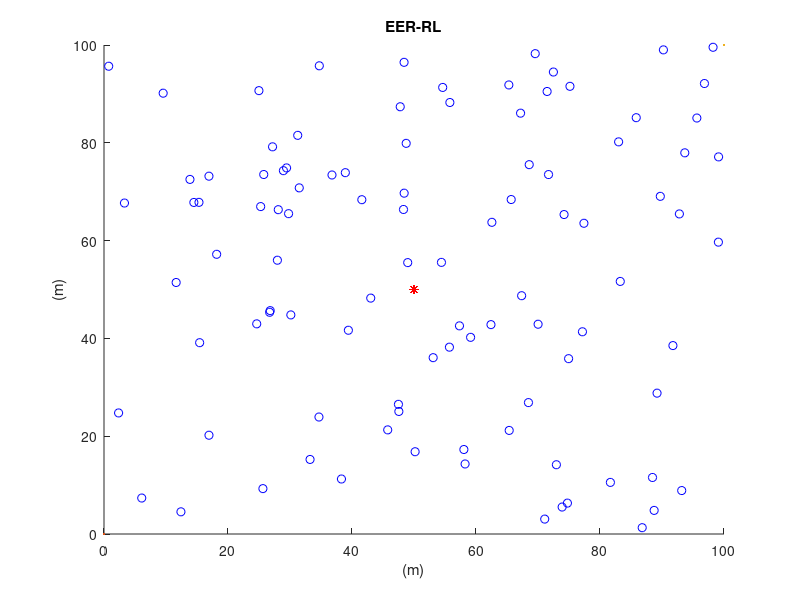

The MATLAB source for this figure: (Note: this script raises an error after producing the figure.)
%%%%%%%%%%%%%%%%%%%%%%%%%%%%%%%%%%%%%%%%%%%%%%%%%%%%%%%%%%%%%%%%%%%%%%%%
%                              EER-RL                                  %
%       Energy-Efficient Routing based on Reinforcement Learning       %        %                      %
%                      Mobile Information Systems                      %
%                           Research Article                           %
%                                                                      %
% (c) Vially KAZADI MUTOMBO, PhD Candidate                             %
% Soongsil University                                                  %
% Department of Computer Science                                       %
% mutombo.kazadi@gmail.com                                             %
% February 2021                                                        %
%%%%%%%%%%%%%%%%%%%%%%%%%%%%%%%%%%%%%%%%%%%%%%%%%%%%%%%%%%%%%%%%%%%%%%%%
close all;
clear;
clc;

%%%%%%%%%%%%%%%%%%%%%% Beginning  %%%%%%%%%%%%%%%%%%%%%%%%%%%%%%%%%%%%%%%%%

%%%%%%%%%%%%%%%%%%%% Network Settings %%%%%%%%%%%%%%%%%%%%%%%%%%%%%%%%%%%%%

% Sensing Field Dimensions in meters %
xm=100;
ym=100;
x=0; % added for better display results of the plot
y=0; % added for better display results of the plot
% Number of Nodes in the field %
n=100;
% Number of Dead Nodes in the beggining %
dead_nodes=0;
% Coordinates of the Sink (location is predetermined in this simulation) %
sinkx=50;
sinky=50;

%%% Energy parameters %%%
% Energy required to run circuity (both for transmitter and receiver) %
Eelec=50*10^(-9); % units in Joules/bit
ETx=50*10^(-9); % units in Joules/bit
ERx=50*10^(-9); % units in Joules/bit
% Transmit Amplifier Types %
Eamp=100*10^(-12); % units in Joules/bit/m^2 (amount of energy spent by the amplifier to transmit the bits)
% Data Aggregation Energy %
EDA=5*10^(-9); % units in Joules/bit
% Size of data package %
k=4000; % units in bits 
% Round of Operation %
rnd=0;
tot_rnd=10000;
% Current Number of operating Nodes %
op_nodes=n; %Operating nodes
transmissions=0;
d(n,n)=0;
source=1;
flag1stdead=0;
range_C = 20; %Transmission range
alpha=1; %Learning Rate
gamma = 0.95; % Discount Factor
p=0.5 % Energy's Probabilistic parameter 
q1=1-p % Hop count probabilistic parameter

CH_tot= ceil(n*0.1);
%%%%%%%%%%%%%%%%%%%%%%%%%%% End of Network settings %%%%%%%%%%%%%%%%%%%%%%%%%%%%

%%%%%%%%%%%%%%%%%%%%%%%%% WSN Creattiom %%%%%%%%%%%%%%%%%%%%%%%%%%%%%%%%%%%
% Plotting the WSN %
for i=1:n
    
    
    NET(i).id=i;	% sensor's ID number
    NET(i).x=rand(1,1)*xm;	% X-axis coordinates of sensor node
    NET(i).y=rand(1,1)*ym;	% Y-axis coordinates of sensor node
    %NET(i).E=Eo;     % nodes energy levels (initially set to be equal to "Eo
    NET(i).E = randi([1,2]); % For heterogeneous WNET
    NET(i).Eo = NET(i).E;
    NET(i).cond=1;   % States the current condition of the node. when the node is operational its value is =1 and when dead =0
    %NET(i).dts=0;    % nodes distance from the sink
    NET(i).dts= sqrt((sinkx-NET(i).x)^2 + (sinky-NET(i).y)^2);
    NET(i).hop=ceil(NET(i).dts/range_C); %Hop count estimate to the sink
    NET(i).role=0;   % node acts as normal if the value is '0', if elected as a cluster head it  gets the value '1' (initially all nodes are normal)
    %NET(i).pos=0;
    %NET(i).first=0;  %Initial route available. If it the first time a node send a packet its value is 0, otherwise it's 1
    NET(i).closest=0;
    NET(i).prev=0;
    %NET(i).next=0;
    %NET(i).dis=0;	% distance between two nodes headin towards to the cluster head from position 1
    NET(i).sel=0;    % states if the node has already operated for this round or not (if 0 then no, if 1 then yes) 
    NET(i).rop=0;    % number of rounds node was operational
    NET(i).dest=0;
    NET(i).dts_ch=0;
    %order(i)=0;

    hold on;
    figure(1);
    plot(x,y,xm,ym,NET(i).x,NET(i).y,'ob','DisplayName','cm');
    plot(x,y,xm,ym,sinkx,sinky,'*r','DisplayName','sink');
    title 'EER-RL';
    xlabel '(m)';
    ylabel '(m)';
end

% find Neighbord nodes
%Compute Q-Value
min_E = min([NET.E]); 
max_E = max([NET.E]);
for i=1:n
    if(min_E ==max_E)
        Q(i) = 1 / NET(i).hop;
        NET(i).Q = Q(i);
    else
        Q(i) = (p*(NET(i).E - min_E)/(max_E-min_E)+(q1/NET(i).hop));
        NET(i).Q = Q(i);
        %CH = maxk(Q,10); %Find 10 strongest nodes 
    end
end
%------------------- BEGINNING OF CLUSTERING -----------------------------
%CLUSTER HEAD ELECTION
for i=1:n
   CM(i) = NET(i); %Make a copy of the network
end
tot = 1;

while(tot<=CH_tot)
for i=1:n
    %maxx= max([CM.Q]);
    %disp(maxx);
    if(CM(i).Q == max([CM.Q]))
        if tot == 1 && CM(i).dts>=15 && CM(i).dts<=50
            CH(tot) = CM(i);
            NET(i).role=1;
            
            plot(x,y,xm,ym,NET(i).x,NET(i).y,'Or','DisplayName','CH');
            CM(i).Q = 0;
            tot =tot+1;
        elseif tot>1 &&  CM(i).dts>=15 && CM(i).dts<=50
            cl = 0;
            for t = 1:length(CH)
                dts = sqrt((CM(i).x-CH(t).x)^2 + (CM(i).y-CH(t).y)^2);
                if(dts <=15)
                    cl=cl +1;
                    break;
                end
            end
            if cl==0
                CH(tot) = CM(i);
                
                plot(x,y,xm,ym,NET(i).x,NET(i).y,'Or');
                
                NET(i).role=1;
                CM(i).Q = 0;
                tot =tot+1;  
            else
                CM(i).Q = 0;
            end
        else
            CM(i).Q = 0;
        end
            
    end
       if tot >CH_tot
           break;
       end
end
end
%END CLUSTER HEAD ELECTION

%CLUSTER FORMATION
for i=1:n
    for ch=1:CH_tot
        dts_ch(i,ch) = sqrt((NET(i).x-CH(ch).x)^2 + (NET(i).y-CH(ch).y)^2);
        dts_ch(dts_ch==0)=NaN;
    end
    if NET(i).dts<=range_C
        NET(i).dest = 0;
        NET(i).dts_ch = 0;
    else
        if NET(i).role==0
            for ch = 1:CH_tot
                dtsCh = sqrt((NET(i).x-CH(ch).x)^2 + (NET(i).y-CH(ch).y)^2);
                if NET(i).E>0 && dtsCh <= min([dts_ch(i,:)])
                    NET(i).dest = CH(ch).id;
                    NET(i).dts_ch = min([dts_ch(i,:)]);
                    
                    figure(1);
                    plot([NET(i).x CH(ch).x], [NET(i).y CH(ch).y],'-c','DisplayName','Tx');
                    %legend;
                    %hold off;
                    
                    break;
                end
            end
        end  
    end             
end
%END CLUSTER FORMATION
for i=1:CH_tot
    ncm=1;
    for j=1:n
        if(NET(j).dest == CH(i).id & NET(j).role==0)
            cluster(i,ncm)= NET(j);
            ncm= ncm+1;
        end
    end
end
%------------------- END OF CLUSTERING -----------------------------------



%COMMUNICATION PHASE------------------------------------------------------
dead=0;
while(op_nodes>0 && rnd<5000)
    
    %Node nearby the Sink node
    ns=1;
    for l=1:n
        if NET(l).E>0
            if NET(l).dts<=range_C && NET(l).role==0
                Next_sink(ns) = NET(l);     
            end
        end    
    end
   
    for j = 1:CH_tot
        for ns=1:length(Next_sink)
            dts_tmp(j,ns) = sqrt((CH(j).x-Next_sink(ns).x)^2 + (CH(j).y-Next_sink(ns).y)^2);               
        end
    end
     %en Node nearby the sink
    energy=0;
    %INTRACLUSTER MULTIHOP COMMUNICATION
    for i=1:CH_tot
        ncm=1;
        for j =1:length(cluster(i,:))        
            if cluster(i,j).dest == CH(i).id
                if cluster(i,j).E>0
                    maxQ = max([cluster(i,:).Q]);
                    if (cluster(i,j).dts_ch<=range_C | cluster(i,j).Q ==maxQ) 
                        if cluster(i,j).prev==0
                            ETx= Eelec*k + Eamp*k*cluster(i,j).dts_ch^2;
                            cluster(i,j).E = cluster(i,j).E-ETx;
                            NET(cluster(i,j).id).E=cluster(i,j).E;
                            energy=energy+ETx;
                            CH(i).prev = CH(i).prev +1;
                        else
                            ERx=(EDA+Eelec)*k;
                            ETx= Eelec*k + Eamp*k*cluster(i,j).dts_ch^2;
                            NET(cluster(i,j).id).E=NET(cluster(i,j).id).E-ETx-ERx;
                            cluster(i,j).E = NET(cluster(i,j).id).E;
                            cluster(i,j).prev=0;
                            energy=energy+ETx+ERx;
                            CH(i).prev = CH(i).prev +1;
                        end
                        %Compute the reward
                        Q_old = cluster(i,j).Q;
                        R= (p*(cluster(i,j).E - min_E)/(max_E-min_E)+(q1/cluster(i,j).hop));
                        
                        %update Q_value
                        cluster(i,j).Q =Q_old + alpha*(R+ gamma * maxQ -Q_old) ;
                        NET(cluster(i,j).id).Q = cluster(i,j).Q;
                        
                    else
                        for nex = 1:length(cluster(i,:))
                            if(cluster(i,nex).E>0)
                                if(cluster(i,nex).Q ==maxQ)
                                    next = cluster(i,nex);
                                    cluster(i,nex).prev=1;
                                    nextID=nex;
                                    break;
                                end
                            else
                                cluster(i,nex).Q = -100;
                            end
                           
                        end
                        dts_cm = sqrt((next.x-cluster(i,j).x)^2 + (next.y-cluster(i,j).y)^2);   
                        if cluster(i,j).prev==0
                            ETx= Eelec*k + Eamp*k*dts_cm^2;
                            NET(cluster(i,j).id).E=NET(cluster(i,j).id).E-ETx;
                            cluster(i,j).E = cluster(i,j).E-ETx;
                            energy=energy+ETx;
                        else
                            ERx=(EDA+Eelec)*k;
                            ETx= Eelec*k + Eamp*k*dts_cm^2;
                            NET(cluster(i,j).id).E=NET(cluster(i,j).id).E-ETx-ERx;
                            cluster(i,j).E = cluster(i,j).E-ETx-ERx;
                            cluster(i,j).prev=0;
                            energy=energy+ETx;
                        end
                        %Compute the reward
                        Q_old = cluster(i,j).Q;
                        R= (p*(cluster(i,j).E - min_E)/(max_E-min_E)+(q1/cluster(i,j).hop));
                        
                        %update Q_value
                        cluster(i,j).Q =Q_old + alpha*(R+ gamma * maxQ -Q_old) ;
                        NET(cluster(i,j).id).Q = cluster(i,j).Q;
                        
                        Q_old = NET(next.id).Q;
                        cluster(i,nextID).Q  =Q_old + alpha*(R+ gamma * maxQ -Q_old) ;
                        NET(cluster(i,nextID).id).Q = cluster(i,nextID).Q;
                    end
                
                else
                    cluster(i,j).Q = -100;
                end
                    
            end
        end
    end

    %END OF INTRACLUSTER MULTIHOP COMMUNICATION

    %INTERCLUSTER COMMUNICATION
    for j =1:CH_tot
        thres = NET(CH(j).id).Eo * 0.4;
        if CH(j).E >thres && thres>0
            if(CH(j).dts<=range_C)
                if CH(j).prev ==0
                    ETx= Eelec*k + Eamp*k*CH(j).dts^2;
                    NET(CH(j).id).E=NET(CH(j).id).E-ETx;
                    CH(j).E = CH(j).E-ETx;

                    energy=energy+ETx;
                else
                    %ERx=(EDA+Eelec)*k;
                    %ETx= Eelec*k + Eamp*k*CH(j).dts^2;
                    %Edis = (k*CH(j).prev*(Eelec + EDA) + k*(Eelec+Eamp*(CH(j).dts^2)));
                    Edis = (k*(Eelec + EDA) + k*(Eelec+Eamp*(CH(j).dts^2)));
                    NET(CH(j).id).E=NET(CH(j).id).E-Edis
                    CH(j).E = CH(j).E-Edis;
                    energy=energy+Edis;
                    CH(j).prev =0;
                end
                
            else
                for ns=1:length(Next_sink)
                    if dts_tmp(j,ns) == min(dts_tmp(j,:))
                        if CH(j).prev ==0
                            ETx= Eelec*k + Eamp*k*dts_tmp(j,ns)^2;
                            NET(CH(j).id).E=NET(CH(j).id).E-ETx;
                            CH(j).E = CH(j).E-ETx;

                            energy=energy+ETx;
                        else
                            %ERx=(EDA+Eelec)*k;
                            %ETx= Eelec*k + Eamp*k*CH(j).dts^2;
                            %Edis = (k*CH(j).prev*(Eelec + EDA) + k*(Eelec+Eamp*(CH(j).dts^2)));
                            Edis = (k*(Eelec + EDA) + k*(Eelec+Eamp*(dts_tmp(j,ns)^2)));
                            NET(CH(j).id).E=NET(CH(j).id).E-Edis
                            CH(j).E = CH(j).E-Edis;
                            energy=energy+Edis;
                            CH(j).prev =0;
                        end  
                        NET(Next_sink(ns).id).prev = 1;
                        break;
                    end
                    
                end
            end
            
            %Compute the reward
            Q_old = CH(j).Q;
            R= (p*(CH(j).E - min_E)/(max_E-min_E)+(q1/CH(j).hop));
                        
            %update Q_value
            CH(j).Q =Q_old + alpha*(R+ gamma * maxQ -Q_old) ;
            NET(CH(j).id).Q = CH(j).Q;
        elseif CH(j).E <= thres || thres<=0
            
            %------------------- BEGINNING OF RECLUSTERING --------------
            %CLUSTER HEAD ELECTION
            aln =0; %Alive nodes before reclustering
            for i=1:n
                NET(i).dest =0;
                NET(i).dts_ch =0;
                NET(i).role=0;
                if NET(i).E>0
                    NET(i).Eo = NET(i).E;
                    CM(i) = NET(i);
                    aln = aln+1; 
                else
                    NET(i).Eo = NET(i).E;
                    NET(i).cond = 0;
                    
                    
                end    
            end
            CH_tot = ceil(aln/10)
            %disp("NA ="+CH_tot+" ALN="+aln+" and N="+n)
            tot = 1;
            while(tot<=CH_tot)
                for i=1:n
                    %maxx= max([CM.Q]);
                    %disp(maxx);
                    if(CM(i).Q == max([CM.Q]) && CM(i).Q>=0)
                        if tot == 1 && CM(i).dts>=range_C 
                            NET(i).role=1;
                            CH(tot) = NET(i);
                            %plot(x,y,xm,ym,NET(i).x,NET(i).y,'Or');
                            CM(i).Q = 0;
                            tot =tot+1;
                        elseif tot>1 &&  CM(i).dts>=range_C  
                            cl=0;
                            for t = 1:tot-1
                                dts = sqrt((CM(i).x-CH(t).x)^2 + (CM(i).y-CH(t).y)^2);
                                if(dts <range_C )
                                    cl= cl+1;
                                end
                            end
                            if cl==0
                                NET(i).role=1;
                                CH(tot) = NET(i);
                                %plot(x,y,xm,ym,NET(i).x,NET(i).y,'Or');

                                CM(i).Q = 0;
                                tot =tot+1;  
                            else
                                CM(i).Q = 0;
                            end
                        else
                            CM(i).Q = 0;
                        end

                    end
                       if tot>CH_tot
                           break;
                       end
                end
            end
            %END CLUSTER HEAD ELECTION

            %CLUSTER FORMATION
            for i=1:n
                for ch=1:CH_tot
                    dts_ch(i,ch) = sqrt((NET(i).x-CH(ch).x)^2 + (NET(i).y-CH(ch).y)^2);
                    dts_ch(dts_ch==0)=NaN;
                end
                if NET(i).dts<=range_C
                    NET(i).dest = 0;
                    NET(i).dts_ch = 0;
                else
                    if NET(i).role==0
                        for ch = 1:CH_tot
                            dtsCh = sqrt((NET(i).x-CH(ch).x)^2 + (NET(i).y-CH(ch).y)^2);
                            if NET(i).E>0 && dtsCh == min([dts_ch(i,:)])
                                NET(i).dest = CH(ch).id;
                                NET(i).dts_ch = min([dts_ch(i,:)]);
%                                 figure(1);
%                                 plot([NET(i).x CH(ch).x], [NET(i).y CH(ch).y])
%                                 hold on;
                            end
                        end
                    end  
                end             
            end
            %END CLUSTER FORMATION
            for i=1:CH_tot
                ncm=1;
                for j=1:n
                    if NET(j).E>0
                        if(NET(j).dest == CH(i).id & NET(j).role==0)
                            %cluster(i,ncm)= [];
                            cluster(i,ncm)= NET(j);
                            ncm= ncm+1;
                        end
                    end
                    
                end
            end
            %------------------- END OF RECLUSTERING ---------------------

        end
        CH(j).prev=0;
    end
    %END INTERCLUSTER COMMUNICATION
    
    %Nodes around the sink node
    for l=1:n
        if NET(l).E>0
            if NET(l).dts<=range_C && NET(l).role==0
                if NET(l).prev==0
                    ETx= Eelec*k + Eamp*k*NET(l).dts^2;
                    NET(l).E=NET(l).E-ETx;
                    energy=energy+ETx;
                else
                    Edis = (k*(Eelec + EDA) + k*(Eelec+Eamp*(NET(l).dts^2)));
                    NET(l).E = NET(l).E-Edis;
                    energy=energy+Edis;
                    NET(l).prev =0;
                end
                
                %Compute the reward
                Q_old = NET(l).Q;
                R= (p*(NET(l).E - min_E)/(max_E-min_E)+(q1/NET(l).hop));

                %update Q_value
                NET(l).Q =Q_old + alpha*(R+ gamma * maxQ -Q_old) ;
                NET(l).Q = NET(l).Q;
            end
        end
        
        
    end
    
    %Compute round, Energy consumed per round and ...
    rnd = rnd+1;
    E_round(rnd) = energy;
    
    disp(rnd);
    dead=0;
    for i =1:n
        if NET(i).E<=0 || NET(i).cond==0
            dead = dead+1;
            NET(i).Q= -100;
            NET(i).cond = 0;
            op_nodes = n-dead;
            
        end
    end
    dead_rnd(rnd)=dead;
    op_nodes_rnd(rnd)=op_nodes;
    disp(op_nodes);
end
% END COMMUNICATION PHASE ------------------------------------------------

% Plotting Simulation Results "Operating Nodes per Transmission" %
figure(2)
plot(1:rnd,op_nodes_rnd(1:rnd),'-','Linewidth',1);
%legend('RL-CEBRP');
title ({'Operating Nodes per Round';'' })
xlabel 'Rounds';
ylabel 'Operating Nodes';
hold on;

% Plotting Simulation Results "Energy consumed per Round" %
figure(3)
plot(1:rnd,E_round(1:rnd),'-','Linewidth',1);
%legend('RL-CEBRP')
title ({'Energy consumed per Round';'' })
xlabel 'Rounds';
ylabel 'Energy consumed in J';
hold on;

% % Plotting Simulation Results "Energy consumed per Round" %
figure(4)
plot(1:rnd,E_round(1:rnd),'-r','Linewidth',2);
%legend('RL-EBRP')
title ({'EER-RL'; 'Energy consumed per Round';})
xlabel 'Rounds';
ylabel 'Energy consumed in J';
hold on;
% 
% % Plotting Simulation Results "Cumulated dead nodes per Round" %
figure(5)
plot(1:rnd,dead_rnd(1:rnd),'-r','Linewidth',2);
%legend('RL-EBRP');
title ({'EER-RL'; 'Total dead nodes per Round';})
xlabel 'Rounds';
ylabel 'Dead Nodes';
hold on;